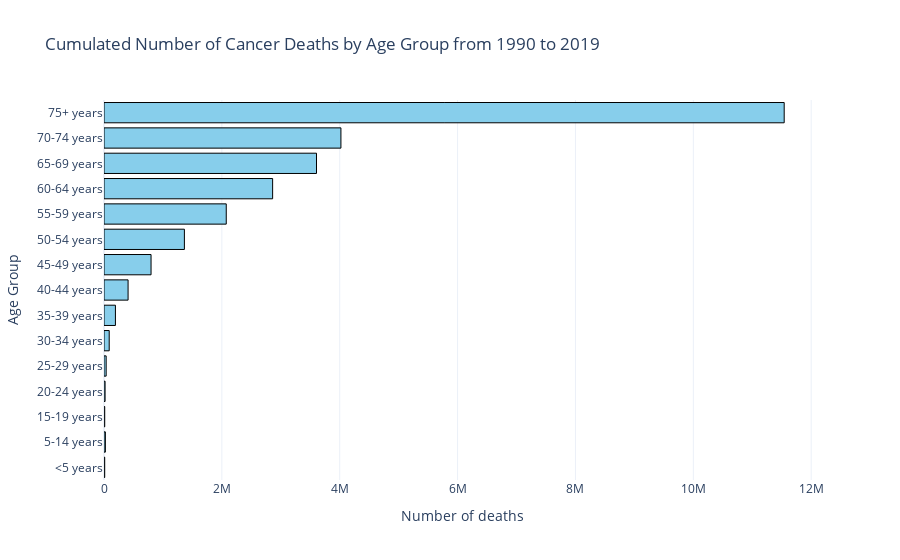

Notebook source saved alongside this figure:
### Markdown cell above
**ANALYSIS 1 : Number of Cancer cases from 1990 to 2019 - aggregation**
The goal of this analysis is to understand and visualize the distribution of cancer cases across different age groups over a specified period, from 1990 to 2019. By aggregating cancer incidence data for each age group, the analysis aims to identify trends and patterns in cancer impact, such as which age groups are most affected by cancer.

### Code cell
# Age groups
age_groups = ['<5 years', '5-14 years', '15-19 years', '20-24 years', '25-29 years',
              '30-34 years', '35-39 years', '40-44 years', '45-49 years', '50-54 years',
              '55-59 years', '60-64 years', '65-69 years', '70-74 years', '75+ years']
              #'25-49 years', '50-69 years']

# Total number of people impacted by cancer in each age group
#cancer_impact = [data[data['age_name'] == age]['val'].sum() for age in age_groups]
cancer_impact = [data[(data['age_name'] == age) & (data['measure_name'] == 'Deaths') & (data['metric_id'] == 1)]['val'].sum() for age in age_groups]

fig = go.Figure()

fig.add_trace(go.Bar(
    x=cancer_impact,
    y=age_groups,
    orientation='h',
    marker=dict(
        color='skyblue',
        line=dict(color='black', width=1)
    )
))

fig.update_layout(
    title='Cumulated Number of Cancer Deaths by Age Group from 1990 to 2019',
    xaxis=dict(title='Number of deaths'),
    yaxis=dict(title='Age Group'),
    template='plotly_white',  
    showlegend=False
)

fig.show()

### Figure 1 — Plotly figure (JSON) as saved in the notebook; plotly's stock layout.template omitted (floating-point values rounded to 4 significant figures)
{"data": [{"marker": {"color": "skyblue", "line": {"color": "black", "width": 1}}, "orientation": "h", "type": "bar", "x": [12110.0, 23530.0, 12150.0, 18450.0, 36880.0, 88420.0, 194000.0, 408800.0, 798500.0, 1364000.0, 2074000.0, 2861000.0, 3606000.0, 4020000.0, 11540000.0], "y": ["<5 years", "5-14 years", "15-19 years", "20-24 years", "25-29 years", "30-34 years", "35-39 years", "40-44 years", "45-49 years", "50-54 years", "55-59 years", "60-64 years", "65-69 years", "70-74 years", "75+ years"]}], "layout": {"showlegend": false, "title": {"text": "Cumulated Number of Cancer Deaths by Age Group from 1990 to 2019"}, "xaxis": {"title": {"text": "Number of deaths"}}, "yaxis": {"title": {"text": "Age Group"}}}}
